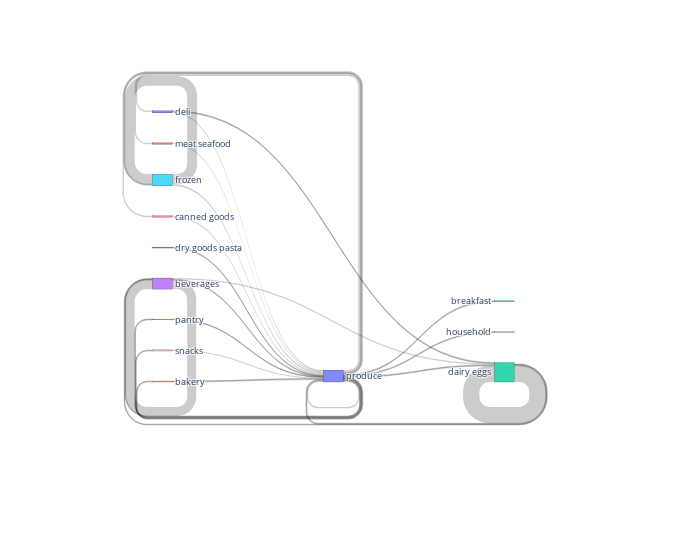

Notebook code for this chart:
### Code cell
""" Interactive selection of the top_n consequents for an antecedent displayed in a Sankey graph."""
    
# Hide pandas chaining warning (not required)
pd.options.mode.chained_assignment = None
    
#Filter data by consequent and top number
x = cfd.sort_values(by=['lift'], ascending=False)
x = x[['Adept','Cdept','lift']]
#x = x.head(top_n)
    
# Create generic columns
column_names = ['X','Y','Z']
x.columns = column_names

# Unique list of antecedent/consequent names (nodes) for confidence ######
ant_names = set(x['X'].tolist())
cons_names = set(x['Y'].tolist())
nodes = list(set(list(ant_names) + list(cons_names)))

# Map nodes to values
name_map = { item : index for index, item in enumerate(nodes) }
x.loc[:,'X_ID'] = x["X"].map(name_map)
x.loc[:,'Y_ID'] = x["Y"].map(name_map)

# Generate the Sankey diagram
fig = go.Figure(data=[go.Sankey(
    node = dict(
      pad = 30,
      thickness = 20,
      line = dict(color = "black", width = .2),
      label = nodes,
      #color = colors
    ),
    link = dict(
      source = x['X_ID'].tolist(), # indices correspond to consequent labels
      target = x['Y_ID'].tolist(), # indices antecedent to consequent labels
      value = x['Z'].tolist() # Confidences
  ))])    

# Graph title
# title_text = 'aa'

# Update graph
fig.update_layout(
                 bargap=1,
                 boxgap=1,
                 funnelgap=1,
                 width=700,
                 font=dict(size=9),
                 titlefont=dict(size=20),
                 showlegend=True
                 )

# Display graph
fig.show()

### Figure 1 — Plotly figure (JSON) as saved in the notebook; plotly's stock layout.template omitted (floating-point values rounded to 4 significant figures)
{"data": [{"link": {"source": [12, 5, 3, 5, 10, 10, 10, 3, 6, 10, 0, 8, 1, 4, 0, 10, 12, 10, 10, 11, 10, 10, 10, 3, 10, 12, 10, 9], "target": [12, 5, 3, 10, 1, 10, 6, 12, 10, 0, 10, 10, 10, 10, 12, 5, 10, 12, 2, 10, 4, 9, 7, 10, 8, 3, 3, 10], "value": [34.94, 21.36, 19.35, 3.697, 2.842, 2.771, 2.731, 2.716, 2.504, 2.42, 2.342, 2.341, 2.335, 2.121, 2.103, 2.059, 2.012, 2.011, 1.968, 1.913, 1.859, 1.82, 1.818, 1.692, 1.673, 1.665, 1.549, 1.424]}, "node": {"label": ["deli", "meat seafood", "breakfast", "beverages", "bakery", "frozen", "canned goods", "household", "snacks", "pantry", "produce", "dry goods pasta", "dairy eggs"], "line": {"color": "black", "width": 0.2}, "pad": 30, "thickness": 20}, "type": "sankey"}], "layout": {"bargap": 1, "boxgap": 1, "font": {"size": 9}, "funnelgap": 1, "showlegend": true, "title": {"font": {"size": 20}}, "width": 700}}
